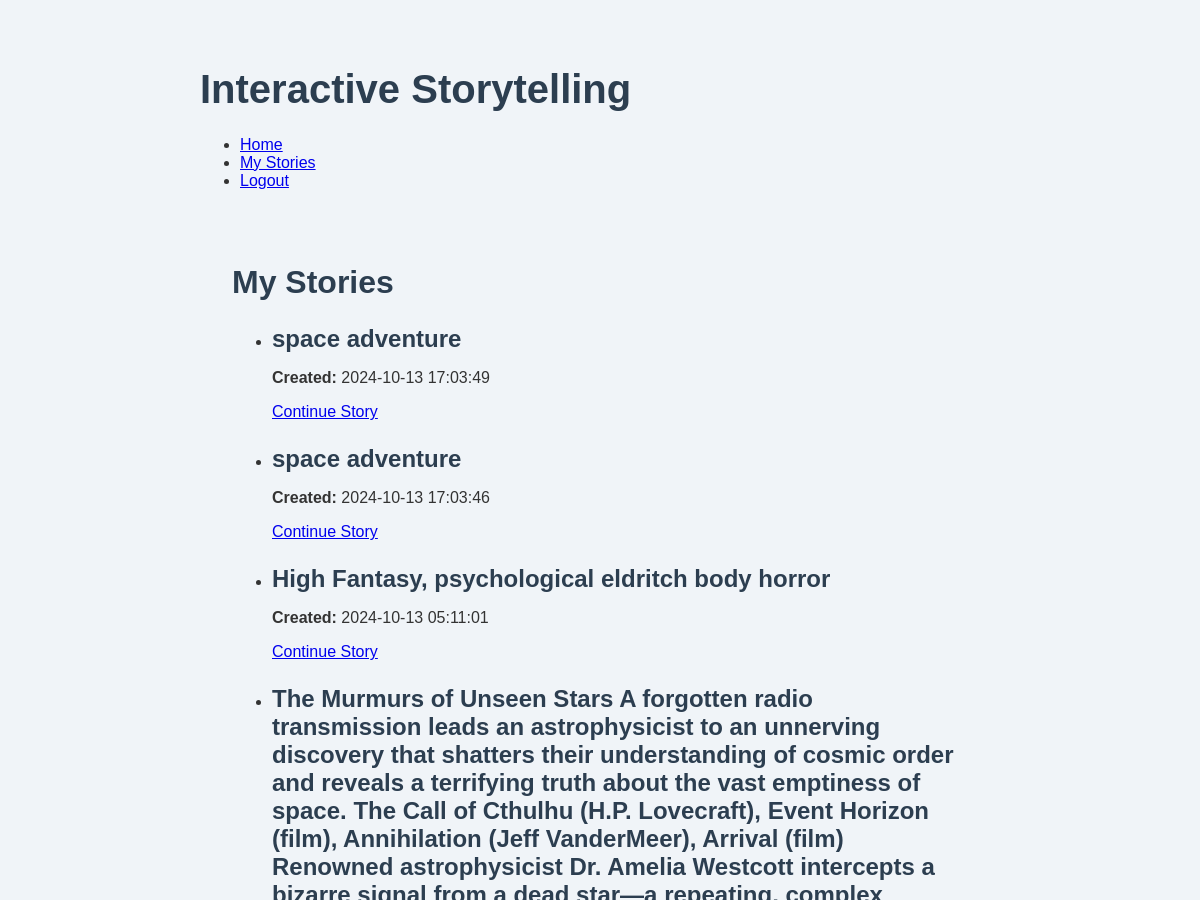
/my_stories (signed in, upper part), run on an earlier commit of the app's database.
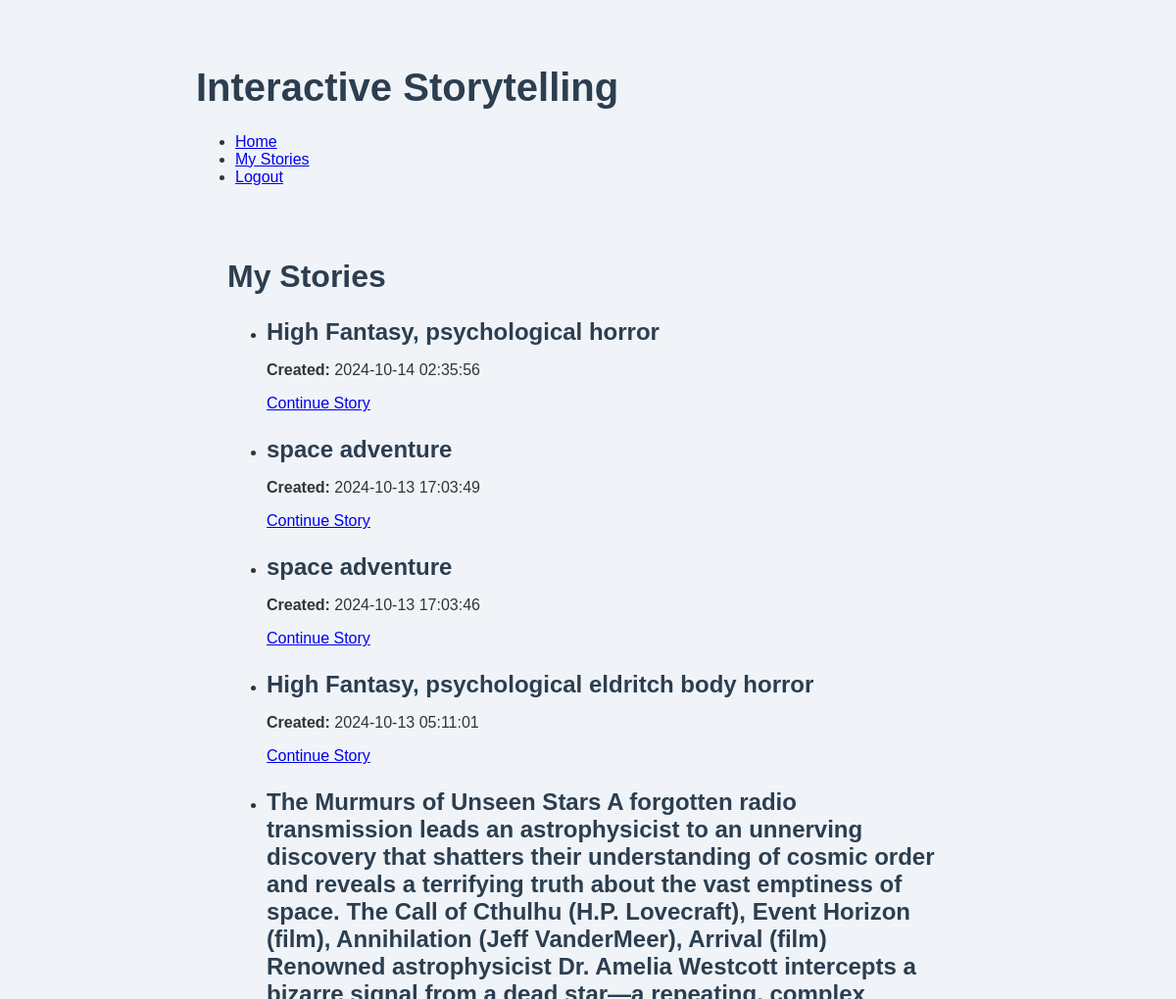
And on a later commit of the database.
### models.py (models this page shows)
class Story(db.Model):
    id = db.Column(db.Integer, primary_key=True)
    user_id = db.Column(db.Integer, db.ForeignKey('user.id'), nullable=False)
    topic = db.Column(db.String(200), nullable=False)
    book_spec = db.Column(db.Text, nullable=True)
    outline = db.Column(db.Text, nullable=True)
    created_at = db.Column(db.DateTime, default=datetime.utcnow)
    user = db.relationship('User', backref=db.backref('stories', lazy=True))

### routes.py (the view)
@main_bp.route('/my_stories')
def my_stories():
    if 'user_id' not in session:
        flash('You must be logged in to view your stories.')
        return redirect(url_for('main.login'))
    user = User.query.get(session['user_id'])
    stories = Story.query.filter_by(user_id=user.id).order_by(Story.created_at.desc()).all()
    return render_template('my_stories.html', stories=stories)

### templates/my_stories.html (shortened to what this page needs)
{% extends "base.html" %}
{% block content %}
<div class="container">
    <h2>My Stories</h2>
    {% if stories %}
        <ul class="list-group">
        {% for story in stories %}
            <li class="list-group-item">
                <h3>{{ story.topic }}</h3>
                <p><strong>Created:</strong> {{ story.created_at.strftime('%Y-%m-%d %H:%M:%S') }}</p>
                <a href="{{ url_for('main.continue_story', story_id=story.id) }}" class="btn btn-primary">Continue Story</a>
            </li>
        {% endfor %}
        </ul>
    {% else %}
        <p>You haven't created any stories yet.</p>
    {% endif %}
</div>
{% endblock %}

### templates/base.html (shortened to what this page needs)
<!DOCTYPE html>
<html lang="en">
<head>
    <link rel="stylesheet" href="{{ url_for('static', filename='css/styles.css') }}">
</head>
<body>
    <div class="container">
        <header>
            <h1>Interactive Storytelling</h1>
            <nav>
                <ul>
                    <li><a href="{{ url_for('main.index') }}">Home</a></li>
                    {% if 'user_id' in session %}
                        <li><a href="{{ url_for('main.my_stories') }}">My Stories</a></li>
                        <li><a href="{{ url_for('main.logout') }}">Logout</a></li>
                    {% else %}
                        <li><a href="{{ url_for('main.login') }}">Login</a></li>
                        <li><a href="{{ url_for('main.register') }}">Register</a></li>
                    {% endif %}
                </ul>
            </nav>
        </header>
        <main>
            {% block content %}{% endblock %}
        </main>
    </div>
</body>
</html>

### static/css/styles.css (style rules this page uses)
body { font-family: 'Arial', sans-serif; background-color: #f0f4f8; color: #333; }
.container { max-width: 800px; margin: 0 auto; padding: 2rem; }
h1, h2, h3 { color: #2c3e50; }
h1 { font-size: 2.5rem; margin-bottom: 1.5rem; }
h2 { font-size: 2rem; margin-bottom: 1rem; }
h3 { font-size: 1.5rem; margin-bottom: 0.5rem; }

What changed in the data, as far as the page shows it:
added Story: topic "High Fantasy, psychological horror", created_at "2024-10-14 02:35:56"
